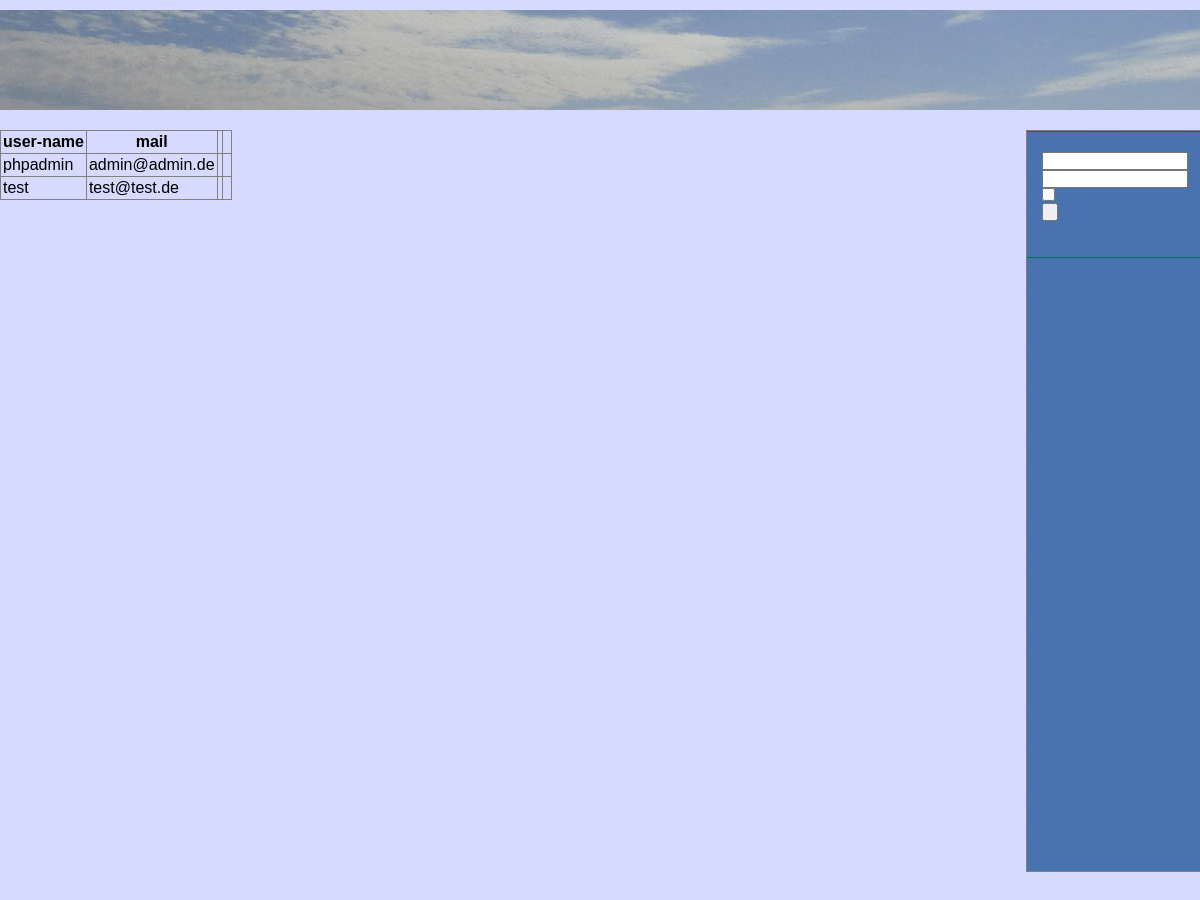
Page /user_config.php on the earlier database version.
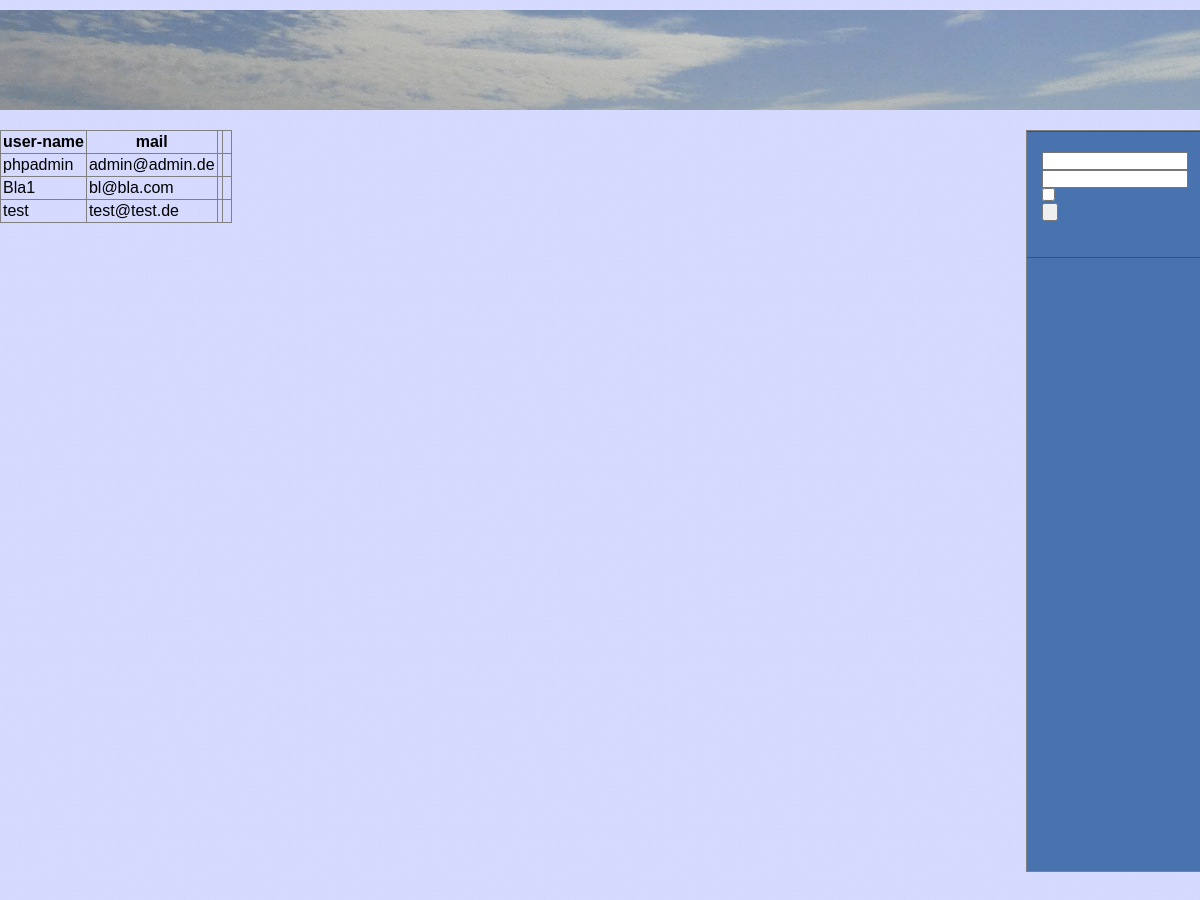
Same page on the later database version.
### tables this page shows
CREATE TABLE IF NOT EXISTS `event_user` (
  `id` int(14) NOT NULL AUTO_INCREMENT,
  `username` varchar(50) NOT NULL DEFAULT '',
  `pwd` varchar(50) NOT NULL DEFAULT '',
  `mail` varchar(100) DEFAULT '',
  `sid` varchar(32) NOT NULL DEFAULT '',
  `autologin` varchar(35) DEFAULT NULL,
  PRIMARY KEY (`id`),
  UNIQUE KEY `mail` (`mail`)
);

### calendar/mysql_connectdb.php (called while the page is built, shortened)
<?php
$host = "localhost";
$username = "root";
$pass = "";
$db_name = "db372066379";
function get_users() {
	global $host;
	global $username;
	global $pass;
	global $db_name;
	$conn = mysql_connect($host, $username, $pass);
	if ($conn)
	{
		if (mysql_select_db($db_name, $conn))
		{
			$users = array();
			$query = "SELECT * FROM $db_name.`event_user`";
			$result = mysql_query($query) OR die ("<pre>\n".$query."</pre>\n".mysql_error());
			while($row = mysql_fetch_assoc($result))
			$users[] = $row;
			return $users;
		} else die("Error : Couldn't find database.");
	} else die("Error : No database connection.");
}
?>

### user_config.php (the view, shortened to what this page needs)
<?php
include("calendar/mysql_connectdb.php");
include("header.php");
?>
<section id="calendar_wrapper">
	<?php echo '<a id="add_user" href="#">'.$user_config['add_user'].'</a><table>' ?>
	<table cellpadding="2" cellspacing="0" border="1">
	<tr><th>user-name</th><th>mail</th><th><?php echo $user_config['edit']; ?></th><th><?php echo $user_config['delete']; ?></th></tr>
	<?php
		$users=get_users();
		foreach ($users as $user) {
			echo "<tr>";
			echo "<td>".$user['username']."</td>";
			echo "<td>".$user['mail']."</td>";
			echo "<td><a href='calendar/edit_user.php?id=".$user['id']."'>".$user_config['edit']."</a></td>";
			if($user['username'] == "phpadmin") {
				echo "<td>&nbsp;</td>";
			} else {
				echo "<td><a href='calendar/delete_user.php?id=".$user['id']."'>".$user_config['delete']."</a></td>";
			}
			echo "</tr>";
		}
	?>
	</table>
</section>
<?php
include("footer.php");
?>

### header.php (shortened to what this page needs)
<html>
<head>
<link href="css/styles.css?template=av-067&colorScheme=green&header=headers1&button=buttons1" rel="stylesheet" type="text/css">
<link href="css/stickytooltip.css" rel="stylesheet" type="text/css" />
<link href="css/css-reset.css" rel="stylesheet" type="text/css" />
</head>
<body>
<div class="wrapper">
	<header>
		<div id="logo">
		</div>
	</header>
	<div id="content">

### footer.php (shortened to what this page needs)
	<aside>
		<?php
		$login_failed = 0;
		echo '<div id="login">';
			if ( !isset($_SESSION['UserID']) OR $login_failed == 1 ) {
			 ?>
				<form name="Login" action="<?php echo $_SERVER['PHP_SELF'] ?>" method="post" accept-charset=\"UTF-8\">
				<ul id="login_form">
					<li><input type="text" name="User" maxlength="32"></li>
					<li><input type="password" name="Password"></li>
					<li><?php echo $footer['keep_login']; ?><input type="checkbox" name="<?php echo $footer['autologin'] ?>" value="1"></li>
					<li><input type="submit" name="submit" value="<?php echo $footer['login'] ?>"></li>
				</ul>
				</form>
			<?php
			} else {
				echo $footer['welcome'].$_SESSION['Nickname'].".";
				echo " (<a href='calendar/logout.php'>".$footer['logout']."</a>)";
			}
			?>
		</div>
		<ul id="bottom">
			<li>
			</li>
		</ul>
	</aside>
	</div>
	<div class="push"></div>
</div>
</body>
</html>

### css/styles.css (style rules this page uses)
ul { list-style: none; padding: 0; margin: 0; }
body { margin: 0; padding: 0; font-family: calibri, sans-serif; background: #BFC6FF url("../images/light_wool.png") scroll 0 0 repeat; }
* { margin: 0; }
html, body { height: 100%; }
.wrapper { min-height: 100%; height: auto !important; height: 100%; margin: 0 auto -50px; }
.footer, .push { height: 50px; }
#logo { background: transparent url("../images/logo.gif") scroll no-repeat 0 0; width: 100%; min-height: 100px; margin: 0; padding: 0; }
#content { width: 1225px; margin: 0 auto; padding: 20px 0; overflow: hidden; }
section#calendar_wrapper { overflow: hidden; width: 1000px; float: left; padding: 0 25px 0 0; }
aside { overflow: hidden; float: right; width: 197px; min-height: 740px; background: #4873ae; border: 1px solid #808080; }
#login { padding: 15px 0 15px 15px; color: #fff; font-family: Tahoma,sans-serif; font-size: 8pt; border-top: 1px solid #046C63; }
#login ul#login_form { list-style-type: none; padding: 0px; margin: 0px; }
#login ul#login_form { padding: 5px 0; }
ul#bottom { text-align: left; padding: 15px 0 0 15px; border-top: 1px solid #046C63; list-style: none; }
ul#bottom li { padding-bottom: 10px; }

Differences in the rows shown:
added event_user: username "Bla1", mail "bl@bla.com"
